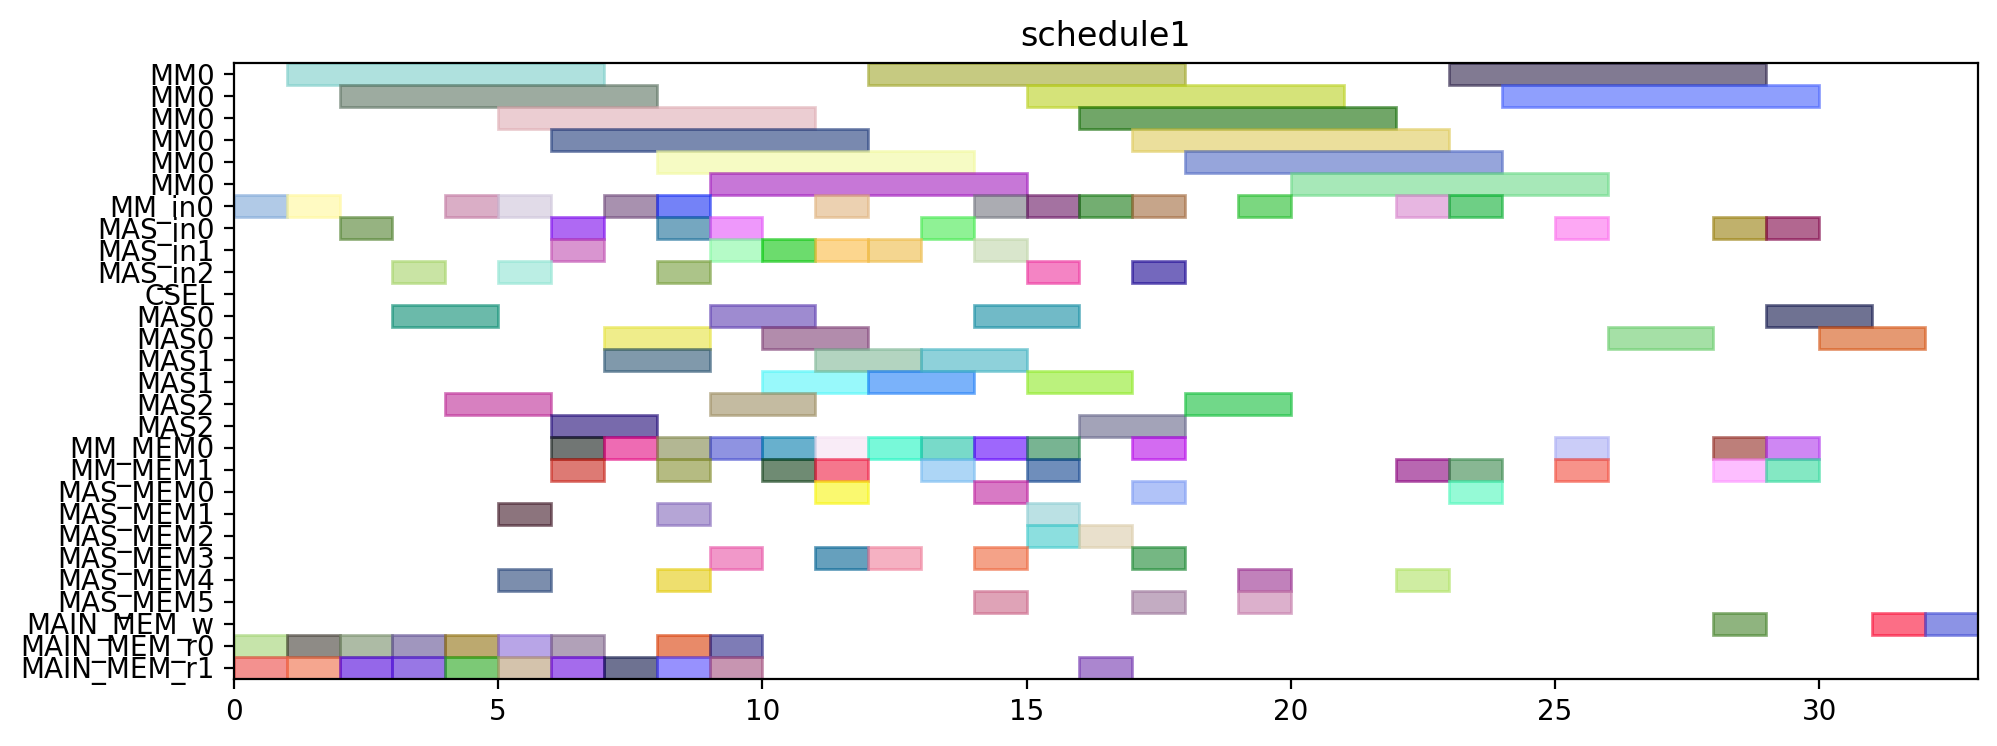

The Python source for this figure:
from pyschedule import Scenario, solvers, plotters, alt


def solve():
	horizon = 146
	S = Scenario("schedule1", horizon=horizon)

	# resource
	MM = S.Resources('MM', num=1, size=6)
	MM_in = S.Resources('MM_in', num=1)
	MAS_in = S.Resources('MAS_in', num=3)
	CSEL = S.Resource('CSEL')
	MAS = S.Resources('MAS', num=3, size=2, periods=range(1, horizon))
	MM_MEM = S.Resources('MM_MEM', num=2)
	MAS_MEM = S.Resources('MAS_MEM', num=6)
	MAIN_MEM_w = S.Resource('MAIN_MEM_w', size=1)
	MAIN_MEM_r = S.Resources('MAIN_MEM_r', num=2)

	# result of previous scheduling
	t0_in = S.Task('t0_in', length=1, delay_cost=1)
	S += t0_in >= 0
	t0_in += MM_in[0]

	t0_mem0 = S.Task('t0_mem0', length=1, delay_cost=1)
	S += t0_mem0 >= 0
	t0_mem0 += MAIN_MEM_r[0]

	t0_mem1 = S.Task('t0_mem1', length=1, delay_cost=1)
	S += t0_mem1 >= 0
	t0_mem1 += MAIN_MEM_r[1]

	t0 = S.Task('t0', length=6, delay_cost=1)
	S += t0 >= 1
	t0 += MM[0]

	t2_in = S.Task('t2_in', length=1, delay_cost=1)
	S += t2_in >= 1
	t2_in += MM_in[0]

	t2_mem0 = S.Task('t2_mem0', length=1, delay_cost=1)
	S += t2_mem0 >= 1
	t2_mem0 += MAIN_MEM_r[0]

	t2_mem1 = S.Task('t2_mem1', length=1, delay_cost=1)
	S += t2_mem1 >= 1
	t2_mem1 += MAIN_MEM_r[1]

	t2 = S.Task('t2', length=6, delay_cost=1)
	S += t2 >= 2
	t2 += MM[0]

	t4_in = S.Task('t4_in', length=1, delay_cost=1)
	S += t4_in >= 2
	t4_in += MAS_in[0]

	t4_mem0 = S.Task('t4_mem0', length=1, delay_cost=1)
	S += t4_mem0 >= 2
	t4_mem0 += MAIN_MEM_r[0]

	t4_mem1 = S.Task('t4_mem1', length=1, delay_cost=1)
	S += t4_mem1 >= 2
	t4_mem1 += MAIN_MEM_r[1]

	t3_in = S.Task('t3_in', length=1, delay_cost=1)
	S += t3_in >= 3
	t3_in += MAS_in[2]

	t3_mem0 = S.Task('t3_mem0', length=1, delay_cost=1)
	S += t3_mem0 >= 3
	t3_mem0 += MAIN_MEM_r[0]

	t3_mem1 = S.Task('t3_mem1', length=1, delay_cost=1)
	S += t3_mem1 >= 3
	t3_mem1 += MAIN_MEM_r[1]

	t4 = S.Task('t4', length=2, delay_cost=1)
	S += t4 >= 3
	t4 += MAS[0]

	t1_in = S.Task('t1_in', length=1, delay_cost=1)
	S += t1_in >= 4
	t1_in += MM_in[0]

	t1_mem0 = S.Task('t1_mem0', length=1, delay_cost=1)
	S += t1_mem0 >= 4
	t1_mem0 += MAIN_MEM_r[0]

	t1_mem1 = S.Task('t1_mem1', length=1, delay_cost=1)
	S += t1_mem1 >= 4
	t1_mem1 += MAIN_MEM_r[1]

	t3 = S.Task('t3', length=2, delay_cost=1)
	S += t3 >= 4
	t3 += MAS[2]

	t1 = S.Task('t1', length=6, delay_cost=1)
	S += t1 >= 5
	t1 += MM[0]

	t13_in = S.Task('t13_in', length=1, delay_cost=1)
	S += t13_in >= 5
	t13_in += MAS_in[2]

	t13_mem0 = S.Task('t13_mem0', length=1, delay_cost=1)
	S += t13_mem0 >= 5
	t13_mem0 += MAIN_MEM_r[0]

	t13_mem1 = S.Task('t13_mem1', length=1, delay_cost=1)
	S += t13_mem1 >= 5
	t13_mem1 += MAIN_MEM_r[1]

	t5_in = S.Task('t5_in', length=1, delay_cost=1)
	S += t5_in >= 5
	t5_in += MM_in[0]

	t5_mem0 = S.Task('t5_mem0', length=1, delay_cost=1)
	S += t5_mem0 >= 5
	t5_mem0 += MAS_MEM[4]

	t5_mem1 = S.Task('t5_mem1', length=1, delay_cost=1)
	S += t5_mem1 >= 5
	t5_mem1 += MAS_MEM[1]

	t13 = S.Task('t13', length=2, delay_cost=1)
	S += t13 >= 6
	t13 += MAS[2]

	t14_in = S.Task('t14_in', length=1, delay_cost=1)
	S += t14_in >= 6
	t14_in += MAS_in[0]

	t14_mem0 = S.Task('t14_mem0', length=1, delay_cost=1)
	S += t14_mem0 >= 6
	t14_mem0 += MAIN_MEM_r[0]

	t14_mem1 = S.Task('t14_mem1', length=1, delay_cost=1)
	S += t14_mem1 >= 6
	t14_mem1 += MAIN_MEM_r[1]

	t18_in = S.Task('t18_in', length=1, delay_cost=1)
	S += t18_in >= 6
	t18_in += MAS_in[1]

	t18_mem0 = S.Task('t18_mem0', length=1, delay_cost=1)
	S += t18_mem0 >= 6
	t18_mem0 += MM_MEM[0]

	t18_mem1 = S.Task('t18_mem1', length=1, delay_cost=1)
	S += t18_mem1 >= 6
	t18_mem1 += MM_MEM[1]

	t5 = S.Task('t5', length=6, delay_cost=1)
	S += t5 >= 6
	t5 += MM[0]

	t14 = S.Task('t14', length=2, delay_cost=1)
	S += t14 >= 7
	t14 += MAS[0]

	t18 = S.Task('t18', length=2, delay_cost=1)
	S += t18 >= 7
	t18 += MAS[1]

	t20_in = S.Task('t20_in', length=1, delay_cost=1)
	S += t20_in >= 7
	t20_in += MM_in[0]

	t20_mem0 = S.Task('t20_mem0', length=1, delay_cost=1)
	S += t20_mem0 >= 7
	t20_mem0 += MM_MEM[0]

	t20_mem1 = S.Task('t20_mem1', length=1, delay_cost=1)
	S += t20_mem1 >= 7
	t20_mem1 += MAIN_MEM_r[1]

	t15_in = S.Task('t15_in', length=1, delay_cost=1)
	S += t15_in >= 8
	t15_in += MM_in[0]

	t15_mem0 = S.Task('t15_mem0', length=1, delay_cost=1)
	S += t15_mem0 >= 8
	t15_mem0 += MAS_MEM[4]

	t15_mem1 = S.Task('t15_mem1', length=1, delay_cost=1)
	S += t15_mem1 >= 8
	t15_mem1 += MAS_MEM[1]

	t16_in = S.Task('t16_in', length=1, delay_cost=1)
	S += t16_in >= 8
	t16_in += MAS_in[2]

	t16_mem0 = S.Task('t16_mem0', length=1, delay_cost=1)
	S += t16_mem0 >= 8
	t16_mem0 += MM_MEM[0]

	t16_mem1 = S.Task('t16_mem1', length=1, delay_cost=1)
	S += t16_mem1 >= 8
	t16_mem1 += MM_MEM[1]

	t20 = S.Task('t20', length=6, delay_cost=1)
	S += t20 >= 8
	t20 += MM[0]

	t8_in = S.Task('t8_in', length=1, delay_cost=1)
	S += t8_in >= 8
	t8_in += MAS_in[0]

	t8_mem0 = S.Task('t8_mem0', length=1, delay_cost=1)
	S += t8_mem0 >= 8
	t8_mem0 += MAIN_MEM_r[0]

	t8_mem1 = S.Task('t8_mem1', length=1, delay_cost=1)
	S += t8_mem1 >= 8
	t8_mem1 += MAIN_MEM_r[1]

	t15 = S.Task('t15', length=6, delay_cost=1)
	S += t15 >= 9
	t15 += MM[0]

	t16 = S.Task('t16', length=2, delay_cost=1)
	S += t16 >= 9
	t16 += MAS[2]

	t19_in = S.Task('t19_in', length=1, delay_cost=1)
	S += t19_in >= 9
	t19_in += MAS_in[0]

	t19_mem0 = S.Task('t19_mem0', length=1, delay_cost=1)
	S += t19_mem0 >= 9
	t19_mem0 += MM_MEM[0]

	t19_mem1 = S.Task('t19_mem1', length=1, delay_cost=1)
	S += t19_mem1 >= 9
	t19_mem1 += MAS_MEM[3]

	t8 = S.Task('t8', length=2, delay_cost=1)
	S += t8 >= 9
	t8 += MAS[0]

	t9_in = S.Task('t9_in', length=1, delay_cost=1)
	S += t9_in >= 9
	t9_in += MAS_in[1]

	t9_mem0 = S.Task('t9_mem0', length=1, delay_cost=1)
	S += t9_mem0 >= 9
	t9_mem0 += MAIN_MEM_r[0]

	t9_mem1 = S.Task('t9_mem1', length=1, delay_cost=1)
	S += t9_mem1 >= 9
	t9_mem1 += MAIN_MEM_r[1]

	t19 = S.Task('t19', length=2, delay_cost=1)
	S += t19 >= 10
	t19 += MAS[0]

	t6_in = S.Task('t6_in', length=1, delay_cost=1)
	S += t6_in >= 10
	t6_in += MAS_in[1]

	t6_mem0 = S.Task('t6_mem0', length=1, delay_cost=1)
	S += t6_mem0 >= 10
	t6_mem0 += MM_MEM[0]

	t6_mem1 = S.Task('t6_mem1', length=1, delay_cost=1)
	S += t6_mem1 >= 10
	t6_mem1 += MM_MEM[1]

	t9 = S.Task('t9', length=2, delay_cost=1)
	S += t9 >= 10
	t9 += MAS[1]

	t10_in = S.Task('t10_in', length=1, delay_cost=1)
	S += t10_in >= 11
	t10_in += MM_in[0]

	t10_mem0 = S.Task('t10_mem0', length=1, delay_cost=1)
	S += t10_mem0 >= 11
	t10_mem0 += MAS_MEM[0]

	t10_mem1 = S.Task('t10_mem1', length=1, delay_cost=1)
	S += t10_mem1 >= 11
	t10_mem1 += MAS_MEM[3]

	t11_in = S.Task('t11_in', length=1, delay_cost=1)
	S += t11_in >= 11
	t11_in += MAS_in[1]

	t11_mem0 = S.Task('t11_mem0', length=1, delay_cost=1)
	S += t11_mem0 >= 11
	t11_mem0 += MM_MEM[0]

	t11_mem1 = S.Task('t11_mem1', length=1, delay_cost=1)
	S += t11_mem1 >= 11
	t11_mem1 += MM_MEM[1]

	t6 = S.Task('t6', length=2, delay_cost=1)
	S += t6 >= 11
	t6 += MAS[1]

	t10 = S.Task('t10', length=6, delay_cost=1)
	S += t10 >= 12
	t10 += MM[0]

	t11 = S.Task('t11', length=2, delay_cost=1)
	S += t11 >= 12
	t11 += MAS[1]

	t7_in = S.Task('t7_in', length=1, delay_cost=1)
	S += t7_in >= 12
	t7_in += MAS_in[1]

	t7_mem0 = S.Task('t7_mem0', length=1, delay_cost=1)
	S += t7_mem0 >= 12
	t7_mem0 += MM_MEM[0]

	t7_mem1 = S.Task('t7_mem1', length=1, delay_cost=1)
	S += t7_mem1 >= 12
	t7_mem1 += MAS_MEM[3]

	t22_in = S.Task('t22_in', length=1, delay_cost=1)
	S += t22_in >= 13
	t22_in += MAS_in[0]

	t22_mem0 = S.Task('t22_mem0', length=1, delay_cost=1)
	S += t22_mem0 >= 13
	t22_mem0 += MM_MEM[0]

	t22_mem1 = S.Task('t22_mem1', length=1, delay_cost=1)
	S += t22_mem1 >= 13
	t22_mem1 += MM_MEM[1]

	t7 = S.Task('t7', length=2, delay_cost=1)
	S += t7 >= 13
	t7 += MAS[1]

	t17_in = S.Task('t17_in', length=1, delay_cost=1)
	S += t17_in >= 14
	t17_in += MAS_in[1]

	t17_mem0 = S.Task('t17_mem0', length=1, delay_cost=1)
	S += t17_mem0 >= 14
	t17_mem0 += MM_MEM[0]

	t17_mem1 = S.Task('t17_mem1', length=1, delay_cost=1)
	S += t17_mem1 >= 14
	t17_mem1 += MAS_MEM[5]

	t22 = S.Task('t22', length=2, delay_cost=1)
	S += t22 >= 14
	t22 += MAS[0]

	t28_in = S.Task('t28_in', length=1, delay_cost=1)
	S += t28_in >= 14
	t28_in += MM_in[0]

	t28_mem0 = S.Task('t28_mem0', length=1, delay_cost=1)
	S += t28_mem0 >= 14
	t28_mem0 += MAS_MEM[0]

	t28_mem1 = S.Task('t28_mem1', length=1, delay_cost=1)
	S += t28_mem1 >= 14
	t28_mem1 += MAS_MEM[3]

	t17 = S.Task('t17', length=2, delay_cost=1)
	S += t17 >= 15
	t17 += MAS[1]

	t21_in = S.Task('t21_in', length=1, delay_cost=1)
	S += t21_in >= 15
	t21_in += MAS_in[2]

	t21_mem0 = S.Task('t21_mem0', length=1, delay_cost=1)
	S += t21_mem0 >= 15
	t21_mem0 += MM_MEM[0]

	t21_mem1 = S.Task('t21_mem1', length=1, delay_cost=1)
	S += t21_mem1 >= 15
	t21_mem1 += MM_MEM[1]

	t25_in = S.Task('t25_in', length=1, delay_cost=1)
	S += t25_in >= 15
	t25_in += MM_in[0]

	t25_mem0 = S.Task('t25_mem0', length=1, delay_cost=1)
	S += t25_mem0 >= 15
	t25_mem0 += MAS_MEM[2]

	t25_mem1 = S.Task('t25_mem1', length=1, delay_cost=1)
	S += t25_mem1 >= 15
	t25_mem1 += MAS_MEM[1]

	t28 = S.Task('t28', length=6, delay_cost=1)
	S += t28 >= 15
	t28 += MM[0]

	t21 = S.Task('t21', length=2, delay_cost=1)
	S += t21 >= 16
	t21 += MAS[2]

	t23_in = S.Task('t23_in', length=1, delay_cost=1)
	S += t23_in >= 16
	t23_in += MM_in[0]

	t23_mem0 = S.Task('t23_mem0', length=1, delay_cost=1)
	S += t23_mem0 >= 16
	t23_mem0 += MAS_MEM[2]

	t23_mem1 = S.Task('t23_mem1', length=1, delay_cost=1)
	S += t23_mem1 >= 16
	t23_mem1 += MAIN_MEM_r[1]

	t25 = S.Task('t25', length=6, delay_cost=1)
	S += t25 >= 16
	t25 += MM[0]

	t12_in = S.Task('t12_in', length=1, delay_cost=1)
	S += t12_in >= 17
	t12_in += MAS_in[2]

	t12_mem0 = S.Task('t12_mem0', length=1, delay_cost=1)
	S += t12_mem0 >= 17
	t12_mem0 += MM_MEM[0]

	t12_mem1 = S.Task('t12_mem1', length=1, delay_cost=1)
	S += t12_mem1 >= 17
	t12_mem1 += MAS_MEM[3]

	t23 = S.Task('t23', length=6, delay_cost=1)
	S += t23 >= 17
	t23 += MM[0]

	t27_in = S.Task('t27_in', length=1, delay_cost=1)
	S += t27_in >= 17
	t27_in += MM_in[0]

	t27_mem0 = S.Task('t27_mem0', length=1, delay_cost=1)
	S += t27_mem0 >= 17
	t27_mem0 += MAS_MEM[0]

	t27_mem1 = S.Task('t27_mem1', length=1, delay_cost=1)
	S += t27_mem1 >= 17
	t27_mem1 += MAS_MEM[5]

	t12 = S.Task('t12', length=2, delay_cost=1)
	S += t12 >= 18
	t12 += MAS[2]

	t27 = S.Task('t27', length=6, delay_cost=1)
	S += t27 >= 18
	t27 += MM[0]

	t29_in = S.Task('t29_in', length=1, delay_cost=1)
	S += t29_in >= 19
	t29_in += MM_in[0]

	t29_mem0 = S.Task('t29_mem0', length=1, delay_cost=1)
	S += t29_mem0 >= 19
	t29_mem0 += MAS_MEM[4]

	t29_mem1 = S.Task('t29_mem1', length=1, delay_cost=1)
	S += t29_mem1 >= 19
	t29_mem1 += MAS_MEM[5]

	t29 = S.Task('t29', length=6, delay_cost=1)
	S += t29 >= 20
	t29 += MM[0]


	# new tasks
	t24 = S.Task('t24', length=6, delay_cost=1)
	t24 += alt(MM)
	t24_in = S.Task('t24_in', length=1, delay_cost=1)
	t24_in += alt(MM_in)
	S += t24_in*MM_in[0]<=t24*MM[0]
	t24_mem0 = S.Task('t24_mem0', length=1, delay_cost=1)
	t24_mem0 += MAS_MEM[4]
	S += 19 < t24_mem0
	S += t24_mem0 <= t24

	t24_mem1 = S.Task('t24_mem1', length=1, delay_cost=1)
	t24_mem1 += MM_MEM[1]
	S += 22 < t24_mem1
	S += t24_mem1 <= t24

	t26 = S.Task('t26', length=6, delay_cost=1)
	t26 += alt(MM)
	t26_in = S.Task('t26_in', length=1, delay_cost=1)
	t26_in += alt(MM_in)
	S += t26_in*MM_in[0]<=t26*MM[0]
	t26_mem0 = S.Task('t26_mem0', length=1, delay_cost=1)
	t26_mem0 += MAS_MEM[0]
	S += 11 < t26_mem0
	S += t26_mem0 <= t26

	t26_mem1 = S.Task('t26_mem1', length=1, delay_cost=1)
	t26_mem1 += MM_MEM[1]
	S += 22 < t26_mem1
	S += t26_mem1 <= t26

	Z_Hash1_new = S.Task('Z_Hash1_new', length=2, delay_cost=1)
	Z_Hash1_new += alt(MAS)
	Z_Hash1_new_in = S.Task('Z_Hash1_new_in', length=1, delay_cost=1)
	Z_Hash1_new_in += alt(MAS_in)
	S += Z_Hash1_new_in*MAS_in[0]<=Z_Hash1_new*MAS[0]

	S += Z_Hash1_new_in*MAS_in[1]<=Z_Hash1_new*MAS[1]

	S += Z_Hash1_new_in*MAS_in[2]<=Z_Hash1_new*MAS[2]

	S += 0<Z_Hash1_new

	Z_Hash1_new_w = S.Task('Z_Hash1_new_w', length=1, delay_cost=1)
	Z_Hash1_new_w += alt(MAIN_MEM_w)
	S += Z_Hash1_new <= Z_Hash1_new_w

	Z_Hash1_new_mem0 = S.Task('Z_Hash1_new_mem0', length=1, delay_cost=1)
	Z_Hash1_new_mem0 += MM_MEM[0]
	S += 25 < Z_Hash1_new_mem0
	S += Z_Hash1_new_mem0 <= Z_Hash1_new

	Z_Hash1_new_mem1 = S.Task('Z_Hash1_new_mem1', length=1, delay_cost=1)
	Z_Hash1_new_mem1 += MM_MEM[1]
	S += 20 < Z_Hash1_new_mem1
	S += Z_Hash1_new_mem1 <= Z_Hash1_new

	X_Hash1_new = S.Task('X_Hash1_new', length=2, delay_cost=1)
	X_Hash1_new += alt(MAS)
	X_Hash1_new_in = S.Task('X_Hash1_new_in', length=1, delay_cost=1)
	X_Hash1_new_in += alt(MAS_in)
	S += X_Hash1_new_in*MAS_in[0]<=X_Hash1_new*MAS[0]

	S += X_Hash1_new_in*MAS_in[1]<=X_Hash1_new*MAS[1]

	S += X_Hash1_new_in*MAS_in[2]<=X_Hash1_new*MAS[2]

	S += 0<X_Hash1_new

	X_Hash1_new_w = S.Task('X_Hash1_new_w', length=1, delay_cost=1)
	X_Hash1_new_w += alt(MAIN_MEM_w)
	S += X_Hash1_new <= X_Hash1_new_w

	X_Hash1_new_mem0 = S.Task('X_Hash1_new_mem0', length=1, delay_cost=1)
	X_Hash1_new_mem0 += MM_MEM[0]
	S += 21 < X_Hash1_new_mem0
	S += X_Hash1_new_mem0 <= X_Hash1_new

	X_Hash1_new_mem1 = S.Task('X_Hash1_new_mem1', length=1, delay_cost=1)
	X_Hash1_new_mem1 += alt(MM_MEM)
	S += (t24*MM[0])-1 < X_Hash1_new_mem1*MM_MEM[1]
	S += X_Hash1_new_mem1 <= X_Hash1_new

	Y_Hash1_new = S.Task('Y_Hash1_new', length=2, delay_cost=1)
	Y_Hash1_new += alt(MAS)
	Y_Hash1_new_in = S.Task('Y_Hash1_new_in', length=1, delay_cost=1)
	Y_Hash1_new_in += alt(MAS_in)
	S += Y_Hash1_new_in*MAS_in[0]<=Y_Hash1_new*MAS[0]

	S += Y_Hash1_new_in*MAS_in[1]<=Y_Hash1_new*MAS[1]

	S += Y_Hash1_new_in*MAS_in[2]<=Y_Hash1_new*MAS[2]

	S += 0<Y_Hash1_new

	Y_Hash1_new_w = S.Task('Y_Hash1_new_w', length=1, delay_cost=1)
	Y_Hash1_new_w += alt(MAIN_MEM_w)
	S += Y_Hash1_new <= Y_Hash1_new_w

	Y_Hash1_new_mem0 = S.Task('Y_Hash1_new_mem0', length=1, delay_cost=1)
	Y_Hash1_new_mem0 += MM_MEM[0]
	S += 23 < Y_Hash1_new_mem0
	S += Y_Hash1_new_mem0 <= Y_Hash1_new

	Y_Hash1_new_mem1 = S.Task('Y_Hash1_new_mem1', length=1, delay_cost=1)
	Y_Hash1_new_mem1 += alt(MM_MEM)
	S += (t26*MM[0])-1 < Y_Hash1_new_mem1*MM_MEM[1]
	S += Y_Hash1_new_mem1 <= Y_Hash1_new

	solvers.mip.solve(S,msg=1,kind='CPLEX',ratio_gap=1.01)

	solution = [['hoge']*len(S.solution()[1]) for i in range(len(S.solution()))]
	for i in range(len(S.solution())):
		for j in range(len(S.solution()[i])):
			solution[i][j]=str(S.solution()[i][j])
	print(solution)

	cycles = int(solution[-1][3])

	pic_file_name = "/mnt/rose/usr1/fukuda/ABE/multiRAM_multiMAS_16mux/scheduling_result/stage6MM1_stage2MAS3/EP_ADD_A_0/schedule1.png"
	if(S.solution() != []):
		plotters.matplotlib.plot(S,img_filename=pic_file_name, show_task_labels=False, fig_size=(cycles*0.25+3, 4))

	return solution
